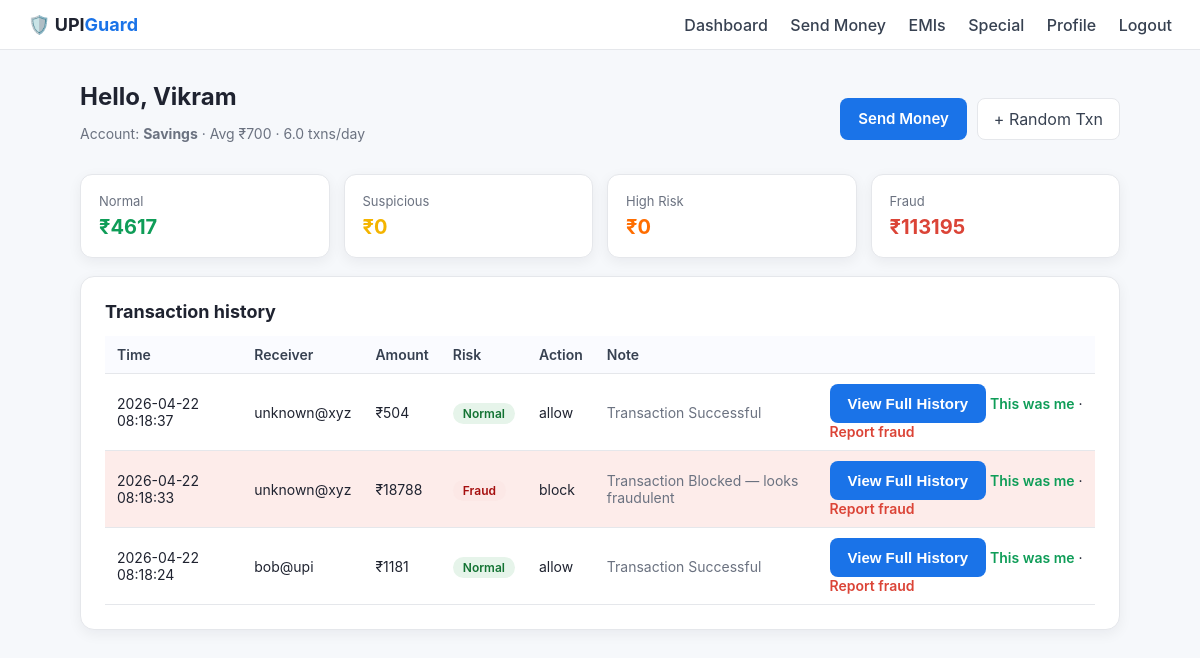
The app's page /dashboard (signed in) with its own data.
### tables this page shows
CREATE TABLE users (
                id              INTEGER PRIMARY KEY AUTOINCREMENT,
                email           TEXT UNIQUE NOT NULL,
                password_hash   TEXT NOT NULL,
                full_name       TEXT,
                account_type    TEXT DEFAULT 'Savings',   -- Savings / Current
                avg_amount      REAL DEFAULT 900.0,        -- ₹ avg per txn
                avg_daily_txns  REAL DEFAULT 3.0,          -- avg # txns / day
                created_at      TEXT DEFAULT CURRENT_TIMESTAMP
            );

CREATE TABLE transactions (
                id          INTEGER PRIMARY KEY AUTOINCREMENT,
                user_id     INTEGER NOT NULL,
                receiver    TEXT,
                amount      REAL NOT NULL,
                ts          TEXT DEFAULT CURRENT_TIMESTAMP,
                risk_score  REAL,
                risk_class  TEXT,        -- Normal / Suspicious / High Risk / Fraud
                action      TEXT,        -- allow / warn / otp / block
                note        TEXT,        -- explanation shown to user
                confirmed   INTEGER DEFAULT 0,   -- 1 = user said "this was me"
                reported    INTEGER DEFAULT 0,   -- 1 = user reported as fraud
                FOREIGN KEY (user_id) REFERENCES users(id)
            );

### app.py (the view)
@app.route("/dashboard")
@login_required
def dashboard():
    uid = session["user_id"]
    all_txns = db.fetch_all(
    "SELECT * FROM transactions WHERE user_id = ? ORDER BY id DESC",
    (uid,)
)
    recent_txns = all_txns[:3]  # only last 3
    pattern = {"Normal": 0, "Suspicious": 0, "High Risk": 0, "Fraud": 0}
    for t in all_txns:   # ✅ FIXED HERE
        pattern[t["risk_class"]] = pattern.get(t["risk_class"], 0) + t["amount"]
    return render_template(
       "dashboard.html",
        user=current_user(),
        txns=recent_txns,
        all_txns=all_txns,
        pattern=pattern
)

### app.py (called while the page is built)
def login_required(view):
    @wraps(view)
    def wrapper(*args, **kwargs):
        if "user_id" not in session:
            return redirect(url_for("login"))
        return view(*args, **kwargs)
    return wrapper

def current_user():
    return db.fetch_one("SELECT * FROM users WHERE id = ?", (session["user_id"],))

### database.py (called while the page is built)
@contextmanager
def get_db():
    DB_PATH.parent.mkdir(exist_ok=True)
    conn = sqlite3.connect(DB_PATH)
    conn.row_factory = sqlite3.Row
    try:
        yield conn
        conn.commit()
    finally:
        conn.close()

def fetch_one(query, params=()):
    with get_db() as c:
        return c.execute(query, params).fetchone()

def fetch_all(query, params=()):
    with get_db() as c:
        return c.execute(query, params).fetchall()

### templates/dashboard.html (shortened to what this page needs)
{% extends "base.html" %}
{% block content %}
<div class="hero">
  <div>
    <h1>Hello, {{ user['full_name'] or user['email'] }}</h1>
    <p class="muted">Account: <strong>{{ user['account_type'] }}</strong> ·
       Avg ₹{{ '%.0f'|format(user['avg_amount']) }} ·
       {{ user['avg_daily_txns'] }} txns/day</p>
  </div>
  <div class="actions">
    <a class="btn-primary" href="{{ url_for('send') }}">Send Money</a>
    <a class="btn-ghost" href="{{ url_for('random_txn') }}">+ Random Txn</a>
  </div>
</div>
<div class="cards-row">
  <div class="stat stat-ok">
    <span>Normal</span>
    <strong>₹{{ '%.0f'|format(pattern['Normal']) }}</strong>
  </div>
  <div class="stat stat-warn">
    <span>Suspicious</span>
    <strong>₹{{ '%.0f'|format(pattern['Suspicious']) }}</strong>
  </div>
  <div class="stat stat-otp">
    <span>High Risk</span>
    <strong>₹{{ '%.0f'|format(pattern['High Risk']) }}</strong>
  </div>
  <div class="stat stat-bad">
    <span>Fraud</span>
    <strong>₹{{ '%.0f'|format(pattern['Fraud']) }}</strong>
  </div>
</div>
<div class="card">
  <h2>Transaction history</h2>
  <table class="data">
    <thead>
      <tr><th>Time</th><th>Receiver</th><th>Amount</th><th>Risk</th><th>Action</th><th>Note</th><th></th></tr>
    </thead>
    <tbody>
    {% for t in txns %}
      <tr class="row-{{ t['risk_class']|replace(' ','') }}">
        <td>{{ t['ts'] }}</td>
        <td>{{ t['receiver'] }}</td>
        <td>₹{{ '%.0f'|format(t['amount']) }}</td>
        <td><span class="badge b-{{ t['risk_class']|replace(' ','') }}">{{ t['risk_class'] }}</span></td>
        <td>{{ t['action'] }}</td>
        <td class="muted">{{ t['note'] }}</td>
        <td>
          <button onclick="toggleHistory()" class="btn-primary">
  View Full History
</button>
          {% if not t['confirmed'] and not t['reported'] %}
            <a class="link-ok"  href="{{ url_for('confirm', txn_id=t['id']) }}">This was me</a> ·
            <a class="link-bad" href="{{ url_for('report',  txn_id=t['id']) }}">Report fraud</a>
          {% elif t['confirmed'] %}
            ✅ Confirmed
          {% else %}
            🚩 Reported
          {% endif %}
        </td>
      </tr>
    {% else %}
      <tr><td colspan="7" class="muted">No transactions yet — try Send Money.</td></tr>
    {% endfor %}
    </tbody>
  </table>
</div>
{% endblock %}

### templates/base.html (shortened to what this page needs)
<!doctype html>
<html lang="en">
<head>
  <link rel="stylesheet" href="{{ url_for('static', filename='style.css') }}" />
</head>
<body>
  {% if session.get('user_id') %}
  <nav class="topbar">
    <div class="brand">🛡️ UPI<span>Guard</span></div>
    <div class="links">
      <a href="{{ url_for('dashboard') }}">Dashboard</a>
      <a href="{{ url_for('send') }}">Send Money</a>
      <a href="{{ url_for('emi') }}">EMIs</a>
      <a href="{{ url_for('special') }}">Special</a>
      <a href="{{ url_for('profile') }}">Profile</a>
      <a href="{{ url_for('logout') }}">Logout</a>
    </div>
  </nav>
  {% endif %}
  <main class="container">
    {% block content %}{% endblock %}
  </main>
</body>
</html>

### static/style.css (style rules this page uses)
:root { --bg:#f6f8fb; --card:#fff; --ink:#1f2330; --muted:#6b7280; --primary:#1a73e8; --primary-2:#155cb4; --ok:#0f9d58; --warn:#f4b400; --otp:#ff6d00; --bad:#db4437; --border:#e5e7eb; --shadow:0 4px 14px rgba(20,20,40,.06); font-family:-apple-system,'Segoe UI',Roboto,Helvetica,Arial,sans-serif; }
* { box-sizing:border-box }
body { margin:0;background:var(--bg);color:var(--ink) }
a { color:var(--primary);text-decoration:none }
.topbar { display:flex;justify-content:space-between;align-items:center; padding:14px 28px;background:#fff;border-bottom:1px solid var(--border); }
.brand { font-weight:700;font-size:18px }
.brand span { color:var(--primary) }
.links a { margin-left:18px;color:#374151;font-weight:500 }
.container { max-width:1080px;margin:32px auto;padding:0 20px }
.card { background:var(--card);border:1px solid var(--border);border-radius:14px; padding:24px;box-shadow:var(--shadow);margin-bottom:20px }
h1 { margin:0 0 8px;font-size:24px }
h2 { margin:0 0 12px;font-size:18px }
.muted { color:var(--muted);font-size:14px }
.btn-primary { background:var(--primary);color:#fff;border:none;padding:11px 18px; border-radius:8px;font-weight:600;cursor:pointer;font-size:15px }
.btn-ghost { background:#fff;border:1px solid var(--border);color:#374151; padding:10px 16px;border-radius:8px;cursor:pointer }
.hero { display:flex;justify-content:space-between;align-items:center;margin-bottom:18px }
.actions { display:flex;gap:10px }
.cards-row { display:grid;grid-template-columns:repeat(4,1fr);gap:14px;margin-bottom:18px }
.stat { background:#fff;padding:18px;border-radius:12px;border:1px solid var(--border); box-shadow:var(--shadow);display:flex;flex-direction:column;gap:6px }
.stat span { font-size:13px;color:var(--muted) }
.stat strong { font-size:20px }
.stat-ok strong { color:var(--ok) }
.stat-warn strong { color:var(--warn) }
.stat-otp strong { color:var(--otp) }
.stat-bad strong { color:var(--bad) }
table.data { width:100%;border-collapse:collapse;margin-top:14px;font-size:14px }
table.data th,table.data td { text-align:left;padding:10px 12px;border-bottom:1px solid var(--border) }
table.data th { background:#fafbff;font-weight:600;color:#374151 }
.row-Fraud { background:#fdecea }
.badge { padding:3px 10px;border-radius:999px;font-size:12px;font-weight:600 }
.b-Normal { background:#e6f4ea;color:#137333 }
.b-Fraud { background:#fce8e6;color:#a50e0e }
.link-ok { color:var(--ok);font-weight:600 }
.link-bad { color:var(--bad);font-weight:600 }

### records on screen
users: full_name "Vikram", account_type "Savings", avg_amount "700", avg_daily_txns "6.0"
transactions: ts "2026-04-22 08:18:37", receiver "unknown@xyz", amount "504", risk_class "Normal", action "allow", note "Transaction Successful"
transactions: ts "2026-04-22 08:18:33", receiver "unknown@xyz", amount "18788", risk_class "Fraud", action "block", note "Transaction Blocked — looks fraudulent"
transactions: ts "2026-04-22 08:18:24", receiver "bob@upi", amount "1181", risk_class "Normal", action "allow", note "Transaction Successful"

### other values on screen
{{ '%.0f'|format(pattern['Normal']) }} "4617"
{{ '%.0f'|format(pattern['Suspicious']) }} "0"
{{ '%.0f'|format(pattern['High Risk']) }} "0"
{{ '%.0f'|format(pattern['Fraud']) }} "113195"
